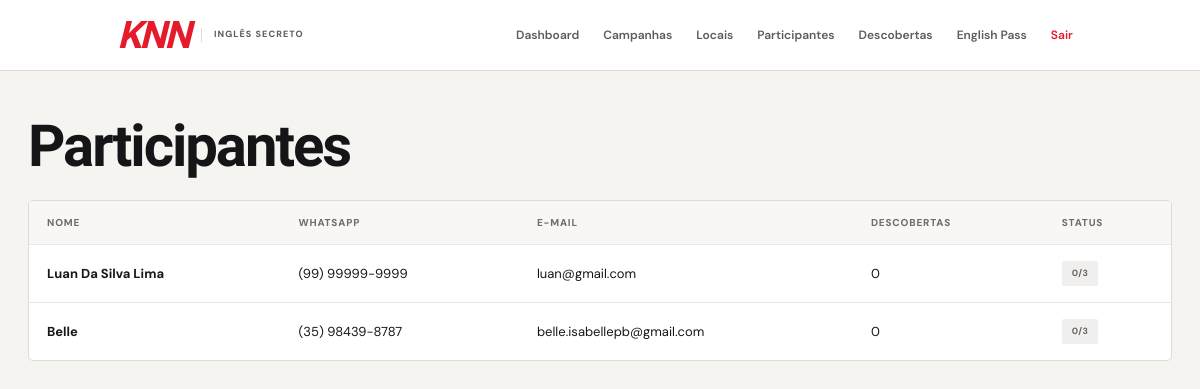
The page /admin/participantes (signed in) on the database as committed earlier.
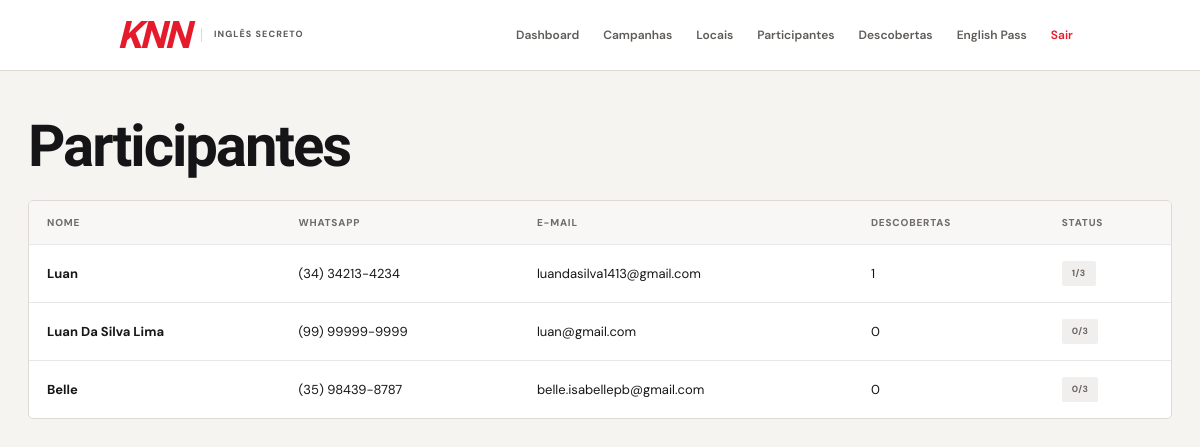
The same page on the database as committed later.
### tables this page shows
CREATE TABLE usuarios (
            id INTEGER PRIMARY KEY AUTOINCREMENT,
            nome TEXT NOT NULL,
            whatsapp TEXT NOT NULL,
            email TEXT,
            data_cadastro TEXT NOT NULL DEFAULT CURRENT_TIMESTAMP
        , idade INTEGER);

### app.py (the view)
@app.route("/admin/participantes")
@admin_required
def participantes():
    connection = get_connection()
    lista = connection.execute(
        """
        SELECT
            usuarios.*,
            COUNT(descobertas.id) AS total_descobertas
        FROM usuarios
        LEFT JOIN descobertas
            ON descobertas.usuario_id = usuarios.id
        GROUP BY usuarios.id
        ORDER BY total_descobertas DESC
        """
    ).fetchall()
    connection.close()
    return render_template(
        "admin/participantes.html",
        participantes=lista,
        pass_required=ENGLISH_PASS_REQUIRED
    )

### app.py (called while the page is built)
def admin_required(function):
    @wraps(function)
    def decorated_function(*args, **kwargs):
        if not session.get("admin_logged"):
            return redirect(
                url_for("admin_login")
            )
        return function(*args, **kwargs)
    return decorated_function

### database.py (called while the page is built)
def get_connection():
    os.makedirs(os.path.dirname(DATABASE_PATH), exist_ok=True)
    connection = sqlite3.connect(DATABASE_PATH)
    connection.row_factory = sqlite3.Row
    connection.execute("PRAGMA foreign_keys = ON")
    return connection

### templates/admin/participantes.html (shortened to what this page needs)
{% extends "base.html" %}
{% block content %}
<div class="admin-header">
    <div>
        <h1>
            Participantes
        </h1>
    </div>
</div>
<div class="table-container">
    <table>
        <thead>
            <tr>
                <th>
                    Nome
                </th>
                <th>
                    WhatsApp
                </th>
                <th>
                    E-mail
                </th>
                <th>
                    Descobertas
                </th>
                <th>
                    Status
                </th>
            </tr>
        </thead>
        <tbody>
            {% for participante in participantes %}
            <tr>
                <td>
                    <strong>
                        {{ participante.nome }}
                    </strong>
                </td>
                <td>
                    {{ participante.whatsapp }}
                </td>
                <td>
                    {{ participante.email or '—' }}
                </td>
                <td>
                    {{ participante.total_descobertas }}
                </td>
                <td>
                    {% if participante.total_descobertas >= pass_required %}
                    <span class="status pass">
                        🏆 PASS
                    </span>
                    {% else %}
                    <span class="status">
                        {{ participante.total_descobertas }}/{{ pass_required }}
                    </span>
                    {% endif %}
                </td>
            </tr>
            {% else %}
            <tr>
                <td colspan="5" class="empty-table">
                    Ainda não existem participantes.
                </td>
            </tr>
            {% endfor %}
        </tbody>
    </table>
</div>
{% endblock %}

Rows that differ between the two databases and show on the page:
added usuarios: nome "Luan", whatsapp "(34) 34213-4234", email "luandasilva1413@gmail.com", total_descobertas "1", pass_required "3"
